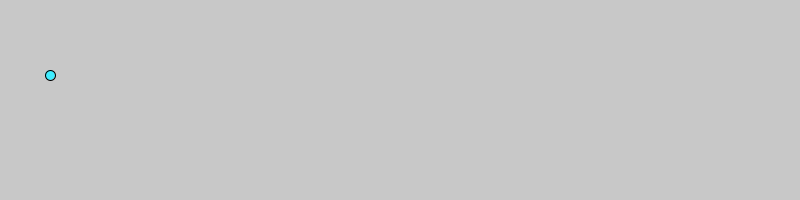
Frame 1 (no input)
Frame 60 (the mouse pressed at the canvas centre just before this capture): identical to frame 1, image omitted
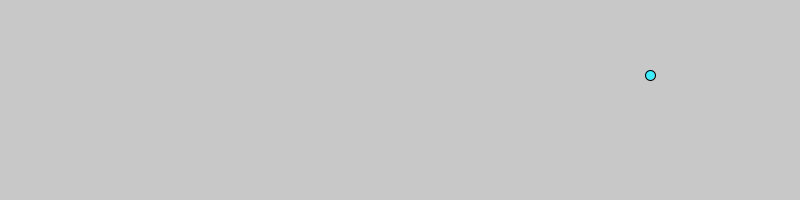
Frame 120 (the mouse held since frame 60 and released just before this capture)

The Processing sketch that drew these frames (run headless with seeded random() and noise(); from frame 60 on, the mouse is pressed at the canvas centre):

// Processing sketch: dot_race
// ── dot_race.pde
//1. Make a variable to hold the X co-ordinate of the dot and set it to 50.
int x=50;
void setup() {
    size(800, 200);
}

void draw() {
  background(200);
    //3. make the ellipse a nice color
fill(#40EDFF);
    //4. If the mouse is pressed change the X co-ordinate so that the dot moves to the right
    if(mousePressed){
      x = x + 10;
    }
    //5. Make your dot move faster
   
    //  (you have to figure out what part of your code to change)

    //2. Draw an ellipse of height and width 10. Make sure to use your variable for the X position.
ellipse(x,75,10,10);
    //6. Use the playSound() method to play a ding when your dot crosses the finish line. 
}
